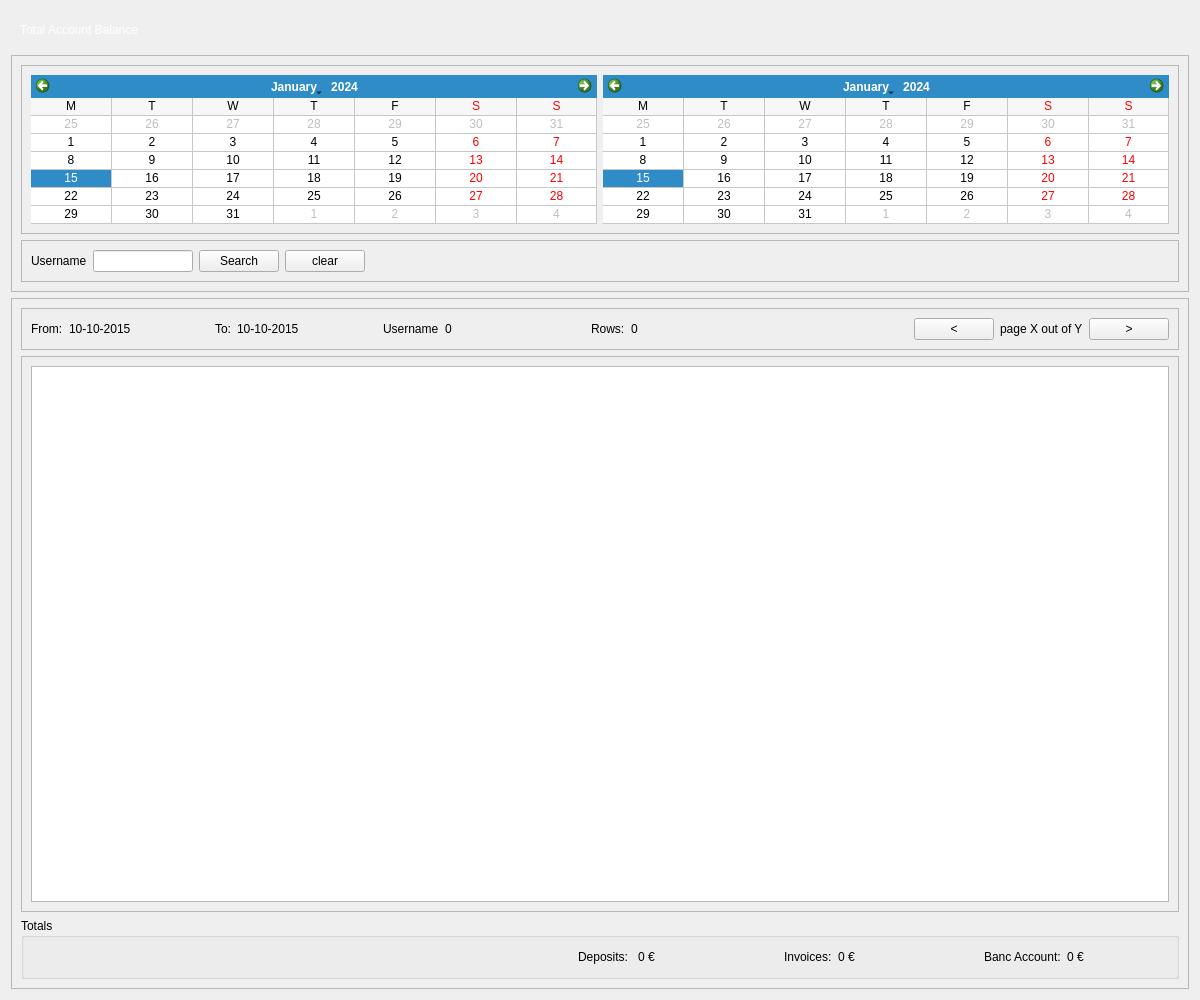
<?xml version="1.0" encoding="UTF-8"?>
<ui version="4.0">
 <class>AccountBalanceView</class>
 <widget class="QWidget" name="AccountBalanceView">
  <property name="geometry">
   <rect>
    <x>0</x>
    <y>0</y>
    <width>1200</width>
    <height>1000</height>
   </rect>
  </property>
  <property name="windowTitle">
   <string>Form</string>
  </property>
  <property name="styleSheet">
   <string notr="true">#topFrame {
border: none;
background: qlineargradient(x1: 0, y1: 0, x2: 0, y2: 1,
stop: 0 #a6a6a6, stop: 0.08 #7f7f7f,
stop: 0.39999 #717171, stop: 0.4 #626262,
stop: 0.9 #4c4c4c, stop: 1 #333333);
}

#bottomFrame {
border: none;
background: white;
}

#topFrame QLabel {
color: #fff;
}

#topFrame QPushButton {
color: #333;
border: 2px solid #555;
border-radius: 11px;
padding: 5px;
background: qradialgradient(cx: 0.3, cy: -0.4,
fx: 0.3, fy: -0.4,
radius: 1.35, stop: 0 #fff, stop: 1 #888);
min-width: 80px;
}

#topFrame QPushButton:hover {
background: qradialgradient(cx: 0.3, cy: -0.4,
fx: 0.3, fy: -0.4,
radius: 1.35, stop: 0 #fff, stop: 1 #bbb);
}

#topFrame QPushButton:pressed {
background: qradialgradient(cx: 0.4, cy: -0.1,
fx: 0.4, fy: -0.1,
radius: 1.35, stop: 0 #fff, stop: 1 #ddd);
}
</string>
  </property>
  <layout class="QVBoxLayout" name="verticalLayout">
   <item>
    <widget class="QFrame" name="topFrame">
     <property name="sizePolicy">
      <sizepolicy hsizetype="Preferred" vsizetype="Fixed">
       <horstretch>0</horstretch>
       <verstretch>0</verstretch>
      </sizepolicy>
     </property>
     <property name="frameShape">
      <enum>QFrame::StyledPanel</enum>
     </property>
     <property name="frameShadow">
      <enum>QFrame::Raised</enum>
     </property>
     <layout class="QHBoxLayout" name="horizontalLayout_3">
      <item>
       <widget class="QLabel" name="titleLabel">
        <property name="text">
         <string>Total Account Balance</string>
        </property>
       </widget>
      </item>
      <item>
       <spacer name="horizontalSpacer_2">
        <property name="orientation">
         <enum>Qt::Horizontal</enum>
        </property>
        <property name="sizeHint" stdset="0">
         <size>
          <width>548</width>
          <height>20</height>
         </size>
        </property>
       </spacer>
      </item>
     </layout>
    </widget>
   </item>
   <item>
    <widget class="QFrame" name="searchFrame">
     <property name="sizePolicy">
      <sizepolicy hsizetype="Preferred" vsizetype="Fixed">
       <horstretch>0</horstretch>
       <verstretch>0</verstretch>
      </sizepolicy>
     </property>
     <property name="frameShape">
      <enum>QFrame::StyledPanel</enum>
     </property>
     <property name="frameShadow">
      <enum>QFrame::Raised</enum>
     </property>
     <layout class="QVBoxLayout" name="verticalLayout_2">
      <item>
       <widget class="QFrame" name="dateFrame">
        <property name="frameShape">
         <enum>QFrame::StyledPanel</enum>
        </property>
        <property name="frameShadow">
         <enum>QFrame::Raised</enum>
        </property>
        <layout class="QHBoxLayout" name="horizontalLayout">
         <item>
          <widget class="QCalendarWidget" name="fromCalendarWidget">
           <property name="gridVisible">
            <bool>true</bool>
           </property>
           <property name="horizontalHeaderFormat">
            <enum>QCalendarWidget::SingleLetterDayNames</enum>
           </property>
           <property name="verticalHeaderFormat">
            <enum>QCalendarWidget::NoVerticalHeader</enum>
           </property>
          </widget>
         </item>
         <item>
          <widget class="QCalendarWidget" name="toCalendarWidget">
           <property name="gridVisible">
            <bool>true</bool>
           </property>
           <property name="horizontalHeaderFormat">
            <enum>QCalendarWidget::SingleLetterDayNames</enum>
           </property>
           <property name="verticalHeaderFormat">
            <enum>QCalendarWidget::NoVerticalHeader</enum>
           </property>
          </widget>
         </item>
        </layout>
       </widget>
      </item>
      <item>
       <widget class="QFrame" name="memberFrame">
        <property name="frameShape">
         <enum>QFrame::StyledPanel</enum>
        </property>
        <property name="frameShadow">
         <enum>QFrame::Raised</enum>
        </property>
        <layout class="QHBoxLayout" name="horizontalLayout_2">
         <item>
          <widget class="QLabel" name="memberIdLabel">
           <property name="text">
            <string>Username</string>
           </property>
          </widget>
         </item>
         <item>
          <widget class="QLineEdit" name="memberIdLineEdit">
           <property name="sizePolicy">
            <sizepolicy hsizetype="Fixed" vsizetype="Fixed">
             <horstretch>0</horstretch>
             <verstretch>0</verstretch>
            </sizepolicy>
           </property>
           <property name="minimumSize">
            <size>
             <width>100</width>
             <height>0</height>
            </size>
           </property>
           <property name="maximumSize">
            <size>
             <width>100</width>
             <height>16777215</height>
            </size>
           </property>
          </widget>
         </item>
         <item>
          <widget class="QPushButton" name="searchPushButton">
           <property name="text">
            <string>Search</string>
           </property>
          </widget>
         </item>
         <item>
          <widget class="QPushButton" name="clearPushButton">
           <property name="text">
            <string>clear</string>
           </property>
          </widget>
         </item>
         <item>
          <spacer name="horizontalSpacer">
           <property name="orientation">
            <enum>Qt::Horizontal</enum>
           </property>
           <property name="sizeHint" stdset="0">
            <size>
             <width>862</width>
             <height>20</height>
            </size>
           </property>
          </spacer>
         </item>
        </layout>
       </widget>
      </item>
     </layout>
    </widget>
   </item>
   <item>
    <widget class="QFrame" name="resultsFrame">
     <property name="frameShape">
      <enum>QFrame::StyledPanel</enum>
     </property>
     <property name="frameShadow">
      <enum>QFrame::Raised</enum>
     </property>
     <layout class="QVBoxLayout" name="verticalLayout_3">
      <item>
       <widget class="QFrame" name="pagingFrame">
        <property name="frameShape">
         <enum>QFrame::StyledPanel</enum>
        </property>
        <property name="frameShadow">
         <enum>QFrame::Raised</enum>
        </property>
        <layout class="QHBoxLayout" name="horizontalLayout_4">
         <item>
          <widget class="QLabel" name="fromDateResultLabel">
           <property name="text">
            <string>From:</string>
           </property>
          </widget>
         </item>
         <item>
          <widget class="QLabel" name="fromDateResultValueLabel">
           <property name="minimumSize">
            <size>
             <width>100</width>
             <height>0</height>
            </size>
           </property>
           <property name="maximumSize">
            <size>
             <width>200</width>
             <height>16777215</height>
            </size>
           </property>
           <property name="text">
            <string>10-10-2015</string>
           </property>
          </widget>
         </item>
         <item>
          <spacer name="horizontalSpacer_4">
           <property name="orientation">
            <enum>Qt::Horizontal</enum>
           </property>
           <property name="sizeType">
            <enum>QSizePolicy::Fixed</enum>
           </property>
           <property name="sizeHint" stdset="0">
            <size>
             <width>40</width>
             <height>20</height>
            </size>
           </property>
          </spacer>
         </item>
         <item>
          <widget class="QLabel" name="toDateResultLabel">
           <property name="text">
            <string>To:</string>
           </property>
          </widget>
         </item>
         <item>
          <widget class="QLabel" name="toDateResultValueLabel">
           <property name="minimumSize">
            <size>
             <width>100</width>
             <height>0</height>
            </size>
           </property>
           <property name="maximumSize">
            <size>
             <width>200</width>
             <height>16777215</height>
            </size>
           </property>
           <property name="text">
            <string>10-10-2015</string>
           </property>
          </widget>
         </item>
         <item>
          <spacer name="horizontalSpacer_3">
           <property name="orientation">
            <enum>Qt::Horizontal</enum>
           </property>
           <property name="sizeType">
            <enum>QSizePolicy::Fixed</enum>
           </property>
           <property name="sizeHint" stdset="0">
            <size>
             <width>40</width>
             <height>20</height>
            </size>
           </property>
          </spacer>
         </item>
         <item>
          <widget class="QLabel" name="memberIdResLabel">
           <property name="text">
            <string>Username</string>
           </property>
          </widget>
         </item>
         <item>
          <widget class="QLabel" name="memberIdResValueLabel">
           <property name="minimumSize">
            <size>
             <width>100</width>
             <height>0</height>
            </size>
           </property>
           <property name="maximumSize">
            <size>
             <width>100</width>
             <height>16777215</height>
            </size>
           </property>
           <property name="text">
            <string>0</string>
           </property>
          </widget>
         </item>
         <item>
          <spacer name="horizontalSpacer_9">
           <property name="orientation">
            <enum>Qt::Horizontal</enum>
           </property>
           <property name="sizeType">
            <enum>QSizePolicy::Fixed</enum>
           </property>
           <property name="sizeHint" stdset="0">
            <size>
             <width>40</width>
             <height>20</height>
            </size>
           </property>
          </spacer>
         </item>
         <item>
          <widget class="QLabel" name="totalRowsLabel">
           <property name="text">
            <string>Rows:</string>
           </property>
          </widget>
         </item>
         <item>
          <widget class="QLabel" name="totalRowsValueLabel">
           <property name="minimumSize">
            <size>
             <width>100</width>
             <height>0</height>
            </size>
           </property>
           <property name="maximumSize">
            <size>
             <width>100</width>
             <height>16777215</height>
            </size>
           </property>
           <property name="text">
            <string>0</string>
           </property>
          </widget>
         </item>
         <item>
          <spacer name="horizontalSpacer_6">
           <property name="orientation">
            <enum>Qt::Horizontal</enum>
           </property>
           <property name="sizeHint" stdset="0">
            <size>
             <width>376</width>
             <height>20</height>
            </size>
           </property>
          </spacer>
         </item>
         <item>
          <widget class="QPushButton" name="prevPagePushButton">
           <property name="text">
            <string>&lt;</string>
           </property>
          </widget>
         </item>
         <item>
          <widget class="QLabel" name="pageInfoLabel">
           <property name="text">
            <string>page X out of Y</string>
           </property>
          </widget>
         </item>
         <item>
          <widget class="QPushButton" name="nextPagePushButton">
           <property name="text">
            <string>&gt;</string>
           </property>
          </widget>
         </item>
        </layout>
       </widget>
      </item>
      <item>
       <widget class="QFrame" name="transactionsFrame">
        <property name="frameShape">
         <enum>QFrame::StyledPanel</enum>
        </property>
        <property name="frameShadow">
         <enum>QFrame::Raised</enum>
        </property>
        <layout class="QVBoxLayout" name="verticalLayout_4">
         <item>
          <widget class="QTableWidget" name="transactionsTableWidget">
           <property name="editTriggers">
            <set>QAbstractItemView::NoEditTriggers</set>
           </property>
           <property name="selectionMode">
            <enum>QAbstractItemView::NoSelection</enum>
           </property>
           <property name="selectionBehavior">
            <enum>QAbstractItemView::SelectRows</enum>
           </property>
           <attribute name="verticalHeaderVisible">
            <bool>false</bool>
           </attribute>
          </widget>
         </item>
        </layout>
       </widget>
      </item>
      <item>
       <widget class="QGroupBox" name="totalsGroupBox">
        <property name="title">
         <string>Totals</string>
        </property>
        <layout class="QHBoxLayout" name="horizontalLayout_5">
         <item>
          <spacer name="horizontalSpacer_5">
           <property name="orientation">
            <enum>Qt::Horizontal</enum>
           </property>
           <property name="sizeHint" stdset="0">
            <size>
             <width>40</width>
             <height>20</height>
            </size>
           </property>
          </spacer>
         </item>
         <item>
          <widget class="QLabel" name="totalDepositsLabel">
           <property name="text">
            <string>Deposits: </string>
           </property>
          </widget>
         </item>
         <item>
          <widget class="QLabel" name="totalDepositsValueLabel">
           <property name="minimumSize">
            <size>
             <width>100</width>
             <height>0</height>
            </size>
           </property>
           <property name="maximumSize">
            <size>
             <width>100</width>
             <height>16777215</height>
            </size>
           </property>
           <property name="text">
            <string>0 €</string>
           </property>
          </widget>
         </item>
         <item>
          <spacer name="horizontalSpacer_7">
           <property name="orientation">
            <enum>Qt::Horizontal</enum>
           </property>
           <property name="sizeType">
            <enum>QSizePolicy::Fixed</enum>
           </property>
           <property name="sizeHint" stdset="0">
            <size>
             <width>40</width>
             <height>20</height>
            </size>
           </property>
          </spacer>
         </item>
         <item>
          <widget class="QLabel" name="totalInvoicesLabel">
           <property name="text">
            <string>Invoices:</string>
           </property>
          </widget>
         </item>
         <item>
          <widget class="QLabel" name="totalInvoicesValueLabel">
           <property name="minimumSize">
            <size>
             <width>100</width>
             <height>0</height>
            </size>
           </property>
           <property name="maximumSize">
            <size>
             <width>100</width>
             <height>16777215</height>
            </size>
           </property>
           <property name="text">
            <string>0 €</string>
           </property>
          </widget>
         </item>
         <item>
          <spacer name="horizontalSpacer_8">
           <property name="orientation">
            <enum>Qt::Horizontal</enum>
           </property>
           <property name="sizeType">
            <enum>QSizePolicy::Fixed</enum>
           </property>
           <property name="sizeHint" stdset="0">
            <size>
             <width>40</width>
             <height>20</height>
            </size>
           </property>
          </spacer>
         </item>
         <item>
          <widget class="QLabel" name="totalBankChargesLabel">
           <property name="text">
            <string>Banc Account:</string>
           </property>
          </widget>
         </item>
         <item>
          <widget class="QLabel" name="totalBankChargesValueLabel">
           <property name="minimumSize">
            <size>
             <width>100</width>
             <height>0</height>
            </size>
           </property>
           <property name="maximumSize">
            <size>
             <width>100</width>
             <height>16777215</height>
            </size>
           </property>
           <property name="text">
            <string>0 €</string>
           </property>
          </widget>
         </item>
        </layout>
       </widget>
      </item>
     </layout>
    </widget>
   </item>
  </layout>
 </widget>
 <resources/>
 <connections/>
</ui>
